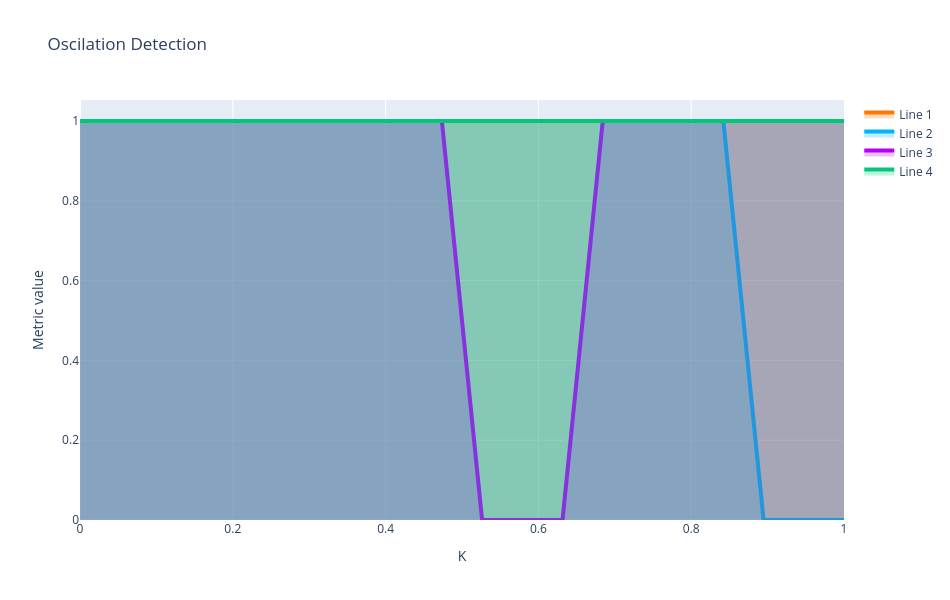
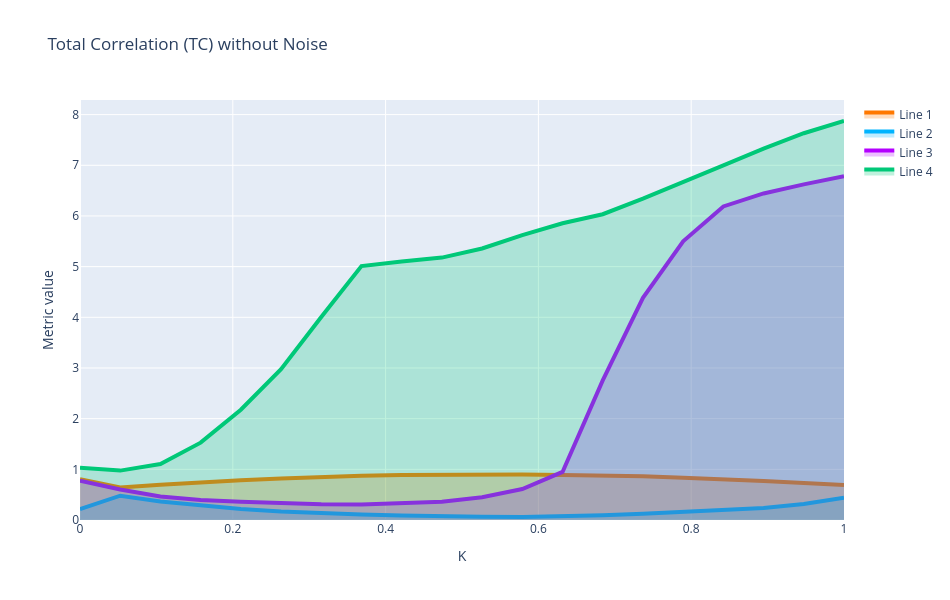
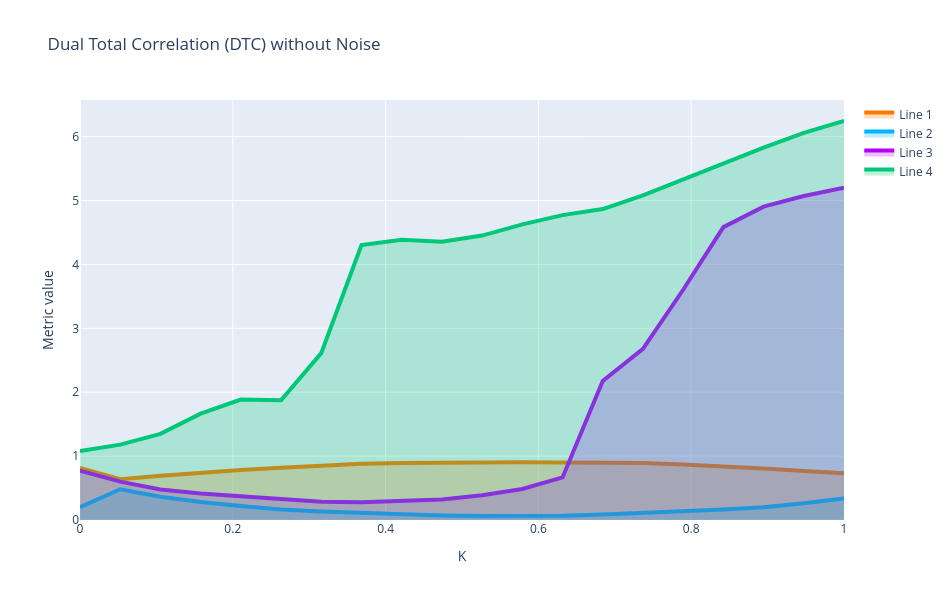
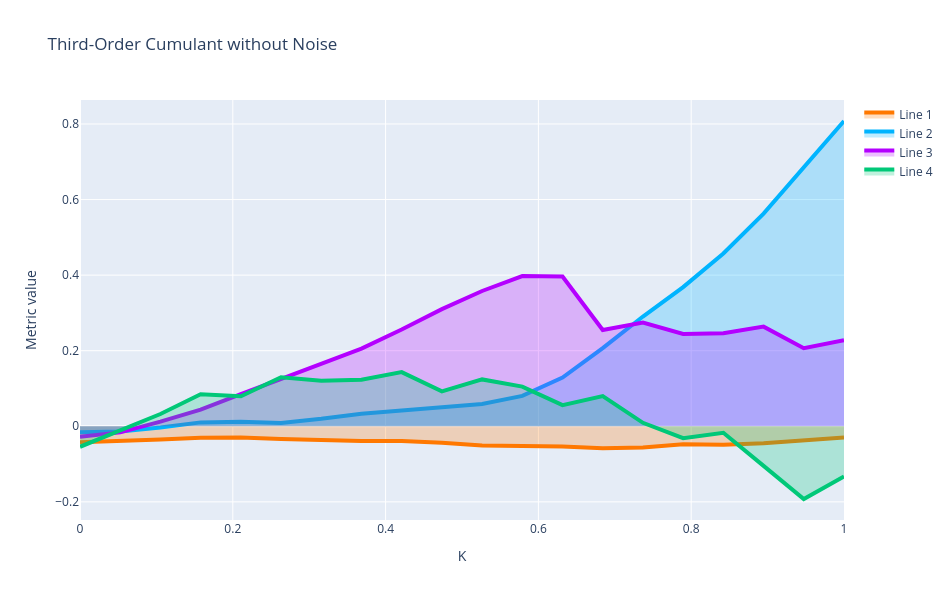

Source (notebook cell) for these figures, in order:
### Markdown cell above
---
## **4. Oscillation Detection in $(P \times K_3)$ Space**
We perform a parameter sweep to detect oscillations in the $(P \times K_3)$ space.

### Code cell
P_values = [4,5,6,7]
K3_values = np.linspace(0.0, 1.0, 20)

# Matrix to store oscillation detection
oscillation_map = np.zeros((len(P_values), len(K3_values)), dtype=int)

T=10
# Matrices to store metrics with noise
TC_map = np.zeros((len(P_values), len(K3_values)))
DTC_map = np.zeros((len(P_values), len(K3_values)))
Cumulant_map = np.zeros((len(P_values), len(K3_values)))
PowerCorr_map = np.zeros((len(P_values), len(K3_values)))
Entropy_map = np.zeros((len(P_values), len(K3_values)))  # Nueva métrica
Entropy_map_skew = np.zeros((len(P_values), len(K3_values)))  # Nueva métrica
Entropy_map_kurt = np.zeros((len(P_values), len(K3_values)))  # Nueva métrica

#initial state random fixed
seed = 42
rng = np.random.default_rng(seed)
state0 = 0.1 * rng.standard_normal(2 * N_nodes)



for i, P_val in tqdm(enumerate(P_values)):
    for j, K3_val in enumerate(K3_values):
        # Simulation using the existing function for higher-order interactions
        P_vec = np.array([P_val, P_val, P_val])
        t, states = simulate_wc_higher_order(state0, P_vec, K3_val, T_ho, T, dt)
       
        #deleting the firts 20% of the signal
        start_idx = int(0.2 * len(t))

        E_node = states[start_idx:, :N_nodes]
        I_node = states[start_idx:, N_nodes:]

        # Oscillation detection using the existing function
        is_lc1, _, _, _ = detect_limit_cycle_poincare(E_node[:, 0], I_node[:, 0], dt, threshold_ratio=0.05, period_cv_threshold=0.05)
        is_lc2, _, _, _ = detect_limit_cycle_poincare(E_node[:, 0], I_node[:, 0], dt, threshold_ratio=0.05, period_cv_threshold=0.05)
        is_lc3, _, _, _ = detect_limit_cycle_poincare(E_node[:, 0], I_node[:, 0], dt, threshold_ratio=0.05, period_cv_threshold=0.05)
        oscillation_map[i, j]  = int((is_lc1==True) and (is_lc2==True) and (is_lc3==True))

        #deleting the firts 30% of the signal
        E = states[start_idx:, :N_nodes]

        # Data matrix for higher-order metrics
        X = E.copy()

        # Covariance matrix
        Sigma = np.cov(X.T)

        # Higher-order metrics using the existing functions
        TC_map[i, j] = TC_gauss(Sigma)
        DTC_map[i, j] = DTC_gauss(Sigma)
        Entropy_map[i, j] = entropy_gauss(Sigma)  # Cálculo de la entropía
        skew, kurt = dev_gauss(X)  # Cálculo de la entropía
        Entropy_map_skew[i, j] = skew
        Entropy_map_kurt[i, j] = kurt
        if X.shape[1] == 3:
            Cumulant_map[i, j] = cumulants(X)
            PowerCorr_map[i, j] = powercorr(X)


    if (i + 1) % 5 == 0:
        print(f"Progress: {i+1}/{len(P_values)}")

# Visualization using the existing function
#plot_oscillation_map(oscillation_map, P_values, K3_values, title="Oscillation Detection (P-K3)")


#cleaing the matrix
TC_clean = clean_rowwise_signed(TC_map, n_std=2)
DTC_clean = clean_rowwise_signed(DTC_map, n_std=2)
Cumulant_clean = clean_rowwise_signed(Cumulant_map,n_std=2)
PowerCorr_clean = clean_rowwise_signed(PowerCorr_map,n_std=2)
Skew_clean = clean_rowwise_signed(Entropy_map_skew,n_std=2)
Kurt_clean = clean_rowwise_signed(Entropy_map_kurt,n_std=2)

# visualization the matrix cleaned
# plot_metrics_contour(, P_values, K3_values, title="Oscilation detection")
plot_lines_with_area(oscillation_map, x_values=K3_values, title="Oscilation Detection")

plot_lines_with_area(TC_clean, x_values=K3_values, title="Total Correlation (TC) without Noise")
plot_lines_with_area(DTC_clean, x_values=K3_values, title="Dual Total Correlation (DTC) without Noise")
plot_lines_with_area(Cumulant_clean, x_values=K3_values, title="Third-Order Cumulant without Noise")
plot_lines_with_area(PowerCorr_clean, x_values=K3_values, title="Triple Power Correlation without Noise")
plot_lines_with_area(Skew_clean, x_values=K3_values, title="Skew with Noise")
plot_lines_with_area(Kurt_clean, x_values=K3_values, title="Kurt with Noise")

### Figure 1 — Plotly figure (JSON) as saved in the notebook; plotly's stock layout.template omitted (floating-point values rounded to 4 significant figures)
{"data": [{"fill": "tozeroy", "fillcolor": "rgba(255,120,0,0.25)", "line": {"color": "rgb(255,120,0)", "width": 4}, "mode": "lines", "name": "Line 1", "type": "scatter", "x": [0.0, 0.05263, 0.1053, 0.1579, 0.2105, 0.2632, 0.3158, 0.3684, 0.4211, 0.4737, 0.5263, 0.5789, 0.6316, 0.6842, 0.7368, 0.7895, 0.8421, 0.8947, 0.9474, 1.0], "y": [1, 1, 1, 1, 1, 1, 1, 1, 1, 1, 1, 1, 1, 1, 1, 1, 1, 1, 1, 1]}, {"fill": "tozeroy", "fillcolor": "rgba(0,180,255,0.25)", "line": {"color": "rgb(0,180,255)", "width": 4}, "mode": "lines", "name": "Line 2", "type": "scatter", "x": [0.0, 0.05263, 0.1053, 0.1579, 0.2105, 0.2632, 0.3158, 0.3684, 0.4211, 0.4737, 0.5263, 0.5789, 0.6316, 0.6842, 0.7368, 0.7895, 0.8421, 0.8947, 0.9474, 1.0], "y": [1, 1, 1, 1, 1, 1, 1, 1, 1, 1, 1, 1, 1, 1, 1, 1, 1, 0, 0, 0]}, {"fill": "tozeroy", "fillcolor": "rgba(180,0,255,0.25)", "line": {"color": "rgb(180,0,255)", "width": 4}, "mode": "lines", "name": "Line 3", "type": "scatter", "x": [0.0, 0.05263, 0.1053, 0.1579, 0.2105, 0.2632, 0.3158, 0.3684, 0.4211, 0.4737, 0.5263, 0.5789, 0.6316, 0.6842, 0.7368, 0.7895, 0.8421, 0.8947, 0.9474, 1.0], "y": [1, 1, 1, 1, 1, 1, 1, 1, 1, 1, 0, 0, 0, 1, 1, 1, 1, 1, 1, 1]}, {"fill": "tozeroy", "fillcolor": "rgba(0,200,120,0.25)", "line": {"color": "rgb(0,200,120)", "width": 4}, "mode": "lines", "name": "Line 4", "type": "scatter", "x": [0.0, 0.05263, 0.1053, 0.1579, 0.2105, 0.2632, 0.3158, 0.3684, 0.4211, 0.4737, 0.5263, 0.5789, 0.6316, 0.6842, 0.7368, 0.7895, 0.8421, 0.8947, 0.9474, 1.0], "y": [1, 1, 1, 1, 1, 1, 1, 1, 1, 1, 1, 1, 1, 1, 1, 1, 1, 1, 1, 1]}], "layout": {"height": 600, "title": {"text": "Oscilation Detection"}, "width": 950, "xaxis": {"title": {"text": "K"}}, "yaxis": {"title": {"text": "Metric value"}}}}

### Figure 2 — Plotly figure (JSON) as saved in the notebook; plotly's stock layout.template omitted (floating-point values rounded to 4 significant figures)
{"data": [{"fill": "tozeroy", "fillcolor": "rgba(255,120,0,0.25)", "line": {"color": "rgb(255,120,0)", "width": 4}, "mode": "lines", "name": "Line 1", "type": "scatter", "x": [0.0, 0.05263, 0.1053, 0.1579, 0.2105, 0.2632, 0.3158, 0.3684, 0.4211, 0.4737, 0.5263, 0.5789, 0.6316, 0.6842, 0.7368, 0.7895, 0.8421, 0.8947, 0.9474, 1.0], "y": [0.8026, 0.6437, 0.6976, 0.7457, 0.7861, 0.8202, 0.8504, 0.8755, 0.8889, 0.8956, 0.9008, 0.8962, 0.888, 0.8793, 0.8625, 0.8361, 0.8094, 0.7706, 0.7292, 0.6917]}, {"fill": "tozeroy", "fillcolor": "rgba(0,180,255,0.25)", "line": {"color": "rgb(0,180,255)", "width": 4}, "mode": "lines", "name": "Line 2", "type": "scatter", "x": [0.0, 0.05263, 0.1053, 0.1579, 0.2105, 0.2632, 0.3158, 0.3684, 0.4211, 0.4737, 0.5263, 0.5789, 0.6316, 0.6842, 0.7368, 0.7895, 0.8421, 0.8947, 0.9474, 1.0], "y": [0.2144, 0.4794, 0.3634, 0.2816, 0.2177, 0.1658, 0.1316, 0.1072, 0.0871, 0.07158, 0.06212, 0.06123, 0.07196, 0.09339, 0.1209, 0.1525, 0.1871, 0.2351, 0.3172, 0.441]}, {"fill": "tozeroy", "fillcolor": "rgba(180,0,255,0.25)", "line": {"color": "rgb(180,0,255)", "width": 4}, "mode": "lines", "name": "Line 3", "type": "scatter", "x": [0.0, 0.05263, 0.1053, 0.1579, 0.2105, 0.2632, 0.3158, 0.3684, 0.4211, 0.4737, 0.5263, 0.5789, 0.6316, 0.6842, 0.7368, 0.7895, 0.8421, 0.8947, 0.9474, 1.0], "y": [0.7751, 0.6029, 0.4656, 0.3929, 0.3585, 0.3315, 0.3086, 0.3038, 0.3239, 0.3594, 0.4478, 0.6109, 0.9486, 2.754, 4.386, 5.501, 6.188, 6.444, 6.623, 6.782]}, {"fill": "tozeroy", "fillcolor": "rgba(0,200,120,0.25)", "line": {"color": "rgb(0,200,120)", "width": 4}, "mode": "lines", "name": "Line 4", "type": "scatter", "x": [0.0, 0.05263, 0.1053, 0.1579, 0.2105, 0.2632, 0.3158, 0.3684, 0.4211, 0.4737, 0.5263, 0.5789, 0.6316, 0.6842, 0.7368, 0.7895, 0.8421, 0.8947, 0.9474, 1.0], "y": [1.03, 0.9746, 1.106, 1.526, 2.176, 2.977, 4.008, 5.011, 5.102, 5.178, 5.358, 5.621, 5.857, 6.035, 6.341, 6.679, 6.998, 7.328, 7.633, 7.874]}], "layout": {"height": 600, "title": {"text": "Total Correlation (TC) without Noise"}, "width": 950, "xaxis": {"title": {"text": "K"}}, "yaxis": {"title": {"text": "Metric value"}}}}

### Figure 3 — Plotly figure (JSON) as saved in the notebook; plotly's stock layout.template omitted (floating-point values rounded to 4 significant figures)
{"data": [{"fill": "tozeroy", "fillcolor": "rgba(255,120,0,0.25)", "line": {"color": "rgb(255,120,0)", "width": 4}, "mode": "lines", "name": "Line 1", "type": "scatter", "x": [0.0, 0.05263, 0.1053, 0.1579, 0.2105, 0.2632, 0.3158, 0.3684, 0.4211, 0.4737, 0.5263, 0.5789, 0.6316, 0.6842, 0.7368, 0.7895, 0.8421, 0.8947, 0.9474, 1.0], "y": [0.815, 0.6381, 0.6915, 0.7402, 0.7824, 0.819, 0.8519, 0.8789, 0.8932, 0.9005, 0.9066, 0.9043, 0.9009, 0.8999, 0.8919, 0.87, 0.8446, 0.8072, 0.7673, 0.7308]}, {"fill": "tozeroy", "fillcolor": "rgba(0,180,255,0.25)", "line": {"color": "rgb(0,180,255)", "width": 4}, "mode": "lines", "name": "Line 2", "type": "scatter", "x": [0.0, 0.05263, 0.1053, 0.1579, 0.2105, 0.2632, 0.3158, 0.3684, 0.4211, 0.4737, 0.5263, 0.5789, 0.6316, 0.6842, 0.7368, 0.7895, 0.8421, 0.8947, 0.9474, 1.0], "y": [0.2017, 0.4812, 0.3643, 0.2814, 0.2175, 0.1658, 0.132, 0.1079, 0.08766, 0.0717, 0.06147, 0.05941, 0.06836, 0.08726, 0.1111, 0.1368, 0.1629, 0.1995, 0.2604, 0.3377]}, {"fill": "tozeroy", "fillcolor": "rgba(180,0,255,0.25)", "line": {"color": "rgb(180,0,255)", "width": 4}, "mode": "lines", "name": "Line 3", "type": "scatter", "x": [0.0, 0.05263, 0.1053, 0.1579, 0.2105, 0.2632, 0.3158, 0.3684, 0.4211, 0.4737, 0.5263, 0.5789, 0.6316, 0.6842, 0.7368, 0.7895, 0.8421, 0.8947, 0.9474, 1.0], "y": [0.7731, 0.6001, 0.4779, 0.4132, 0.3713, 0.3223, 0.286, 0.2782, 0.2955, 0.3209, 0.3859, 0.4848, 0.666, 2.176, 2.678, 3.604, 4.584, 4.904, 5.071, 5.201]}, {"fill": "tozeroy", "fillcolor": "rgba(0,200,120,0.25)", "line": {"color": "rgb(0,200,120)", "width": 4}, "mode": "lines", "name": "Line 4", "type": "scatter", "x": [0.0, 0.05263, 0.1053, 0.1579, 0.2105, 0.2632, 0.3158, 0.3684, 0.4211, 0.4737, 0.5263, 0.5789, 0.6316, 0.6842, 0.7368, 0.7895, 0.8421, 0.8947, 0.9474, 1.0], "y": [1.08, 1.18, 1.349, 1.664, 1.886, 1.874, 2.611, 4.303, 4.388, 4.354, 4.452, 4.627, 4.773, 4.867, 5.083, 5.336, 5.582, 5.828, 6.061, 6.245]}], "layout": {"height": 600, "title": {"text": "Dual Total Correlation (DTC) without Noise"}, "width": 950, "xaxis": {"title": {"text": "K"}}, "yaxis": {"title": {"text": "Metric value"}}}}

### Figure 4 — Plotly figure (JSON) as saved in the notebook; plotly's stock layout.template omitted (floating-point values rounded to 4 significant figures)
{"data": [{"fill": "tozeroy", "fillcolor": "rgba(255,120,0,0.25)", "line": {"color": "rgb(255,120,0)", "width": 4}, "mode": "lines", "name": "Line 1", "type": "scatter", "x": [0.0, 0.05263, 0.1053, 0.1579, 0.2105, 0.2632, 0.3158, 0.3684, 0.4211, 0.4737, 0.5263, 0.5789, 0.6316, 0.6842, 0.7368, 0.7895, 0.8421, 0.8947, 0.9474, 1.0], "y": [-0.04237, -0.03981, -0.03522, -0.03046, -0.02985, -0.03354, -0.03737, -0.03872, -0.03928, -0.04337, -0.05105, -0.05247, -0.05321, -0.05809, -0.05599, -0.04731, -0.04874, -0.0447, -0.03733, -0.02996]}, {"fill": "tozeroy", "fillcolor": "rgba(0,180,255,0.25)", "line": {"color": "rgb(0,180,255)", "width": 4}, "mode": "lines", "name": "Line 2", "type": "scatter", "x": [0.0, 0.05263, 0.1053, 0.1579, 0.2105, 0.2632, 0.3158, 0.3684, 0.4211, 0.4737, 0.5263, 0.5789, 0.6316, 0.6842, 0.7368, 0.7895, 0.8421, 0.8947, 0.9474, 1.0], "y": [-0.01567, -0.01394, -0.003511, 0.01028, 0.01186, 0.008987, 0.01971, 0.03296, 0.04205, 0.04954, 0.05922, 0.08049, 0.1288, 0.207, 0.2905, 0.3684, 0.4574, 0.5627, 0.6853, 0.8079]}, {"fill": "tozeroy", "fillcolor": "rgba(180,0,255,0.25)", "line": {"color": "rgb(180,0,255)", "width": 4}, "mode": "lines", "name": "Line 3", "type": "scatter", "x": [0.0, 0.05263, 0.1053, 0.1579, 0.2105, 0.2632, 0.3158, 0.3684, 0.4211, 0.4737, 0.5263, 0.5789, 0.6316, 0.6842, 0.7368, 0.7895, 0.8421, 0.8947, 0.9474, 1.0], "y": [-0.0277, -0.01618, 0.01211, 0.04398, 0.08522, 0.1254, 0.166, 0.2057, 0.2561, 0.3099, 0.358, 0.3975, 0.3961, 0.2548, 0.2746, 0.2443, 0.2459, 0.2637, 0.2065, 0.2277]}, {"fill": "tozeroy", "fillcolor": "rgba(0,200,120,0.25)", "line": {"color": "rgb(0,200,120)", "width": 4}, "mode": "lines", "name": "Line 4", "type": "scatter", "x": [0.0, 0.05263, 0.1053, 0.1579, 0.2105, 0.2632, 0.3158, 0.3684, 0.4211, 0.4737, 0.5263, 0.5789, 0.6316, 0.6842, 0.7368, 0.7895, 0.8421, 0.8947, 0.9474, 1.0], "y": [-0.05427, -0.01134, 0.03247, 0.08487, 0.07943, 0.1297, 0.1208, 0.123, 0.1434, 0.09241, 0.124, 0.1051, 0.05602, 0.07973, 0.009157, -0.03148, -0.01723, -0.1048, -0.1925, -0.1329]}], "layout": {"height": 600, "title": {"text": "Third-Order Cumulant without Noise"}, "width": 950, "xaxis": {"title": {"text": "K"}}, "yaxis": {"title": {"text": "Metric value"}}}}
